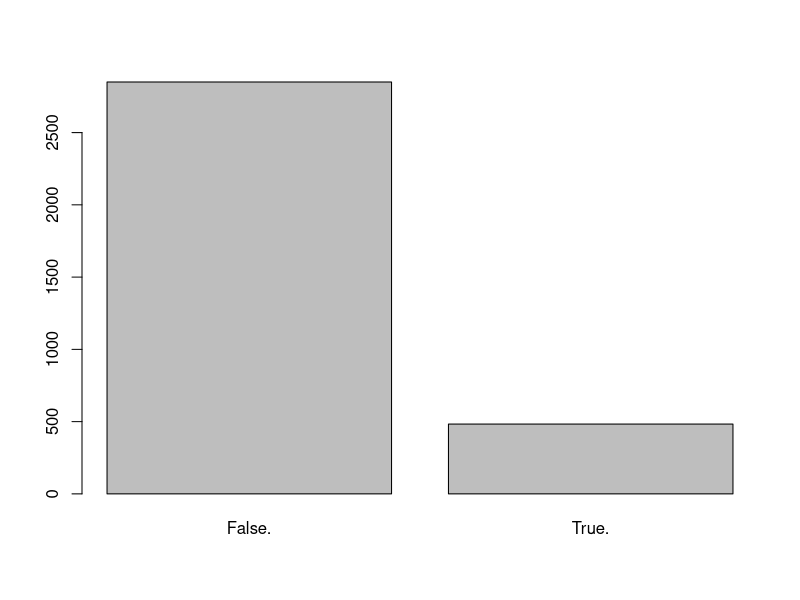
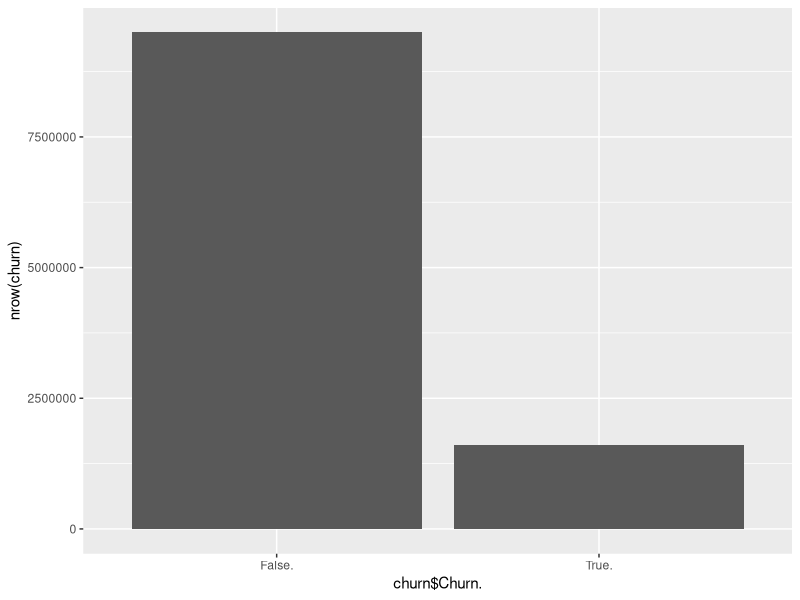

Source code (R) for these figures, in order: (Note: this script raises an error after producing the figures.)
## ---- chunk 1
library(caret)
library(ggplot2)
## ---- chunk 2
churn <- read.csv('../data/churn_Data.csv')
churn <- churn[, -4]
## ---- chunk 3
head(churn)
str(churn)
summary(churn)
barplot(table(churn$Churn.))
ggplot(data=churn, aes(x=churn$Churn., y=nrow(churn))) + geom_bar(stat="identity")
## ---- chunk 4
apply(churn, 2, function(x)sum(is.na(x)))
## ---- chunk 5
trainIndex <- createDataPartition(churn$Churn. , p = 0.7, list = FALSE, times = 1)
trainSet <- churn[trainIndex, ]
testSet <- churn[-trainIndex,]
## ---- chunk 6
fit <- glm(Churn.~., data = trainSet, family='binomial')
# fit <- train(Churn.~.,  data=trainSet, method="glm", family="binomial")
## ---- chunk 7
summary(fit)
## ---- chunk 8
pred <- predict(fit, testSet, type="response")
clss <- pred > 0.5
tb = table(testSet$Churn., clss)
head(tb)

churn.mod <- ifelse(testSet$Churn. == TRUE,1 , 0)
pred <- ifelse(pred >0.5, 1, 0)
pred_class <- churn.mod
pred_class[pred <= 0.5] <- 1-pred_class[pred <= 0.5]
ctb = table(churn.mod, pred_class)
ctb
confusionMatrix(pred, pred_class)
